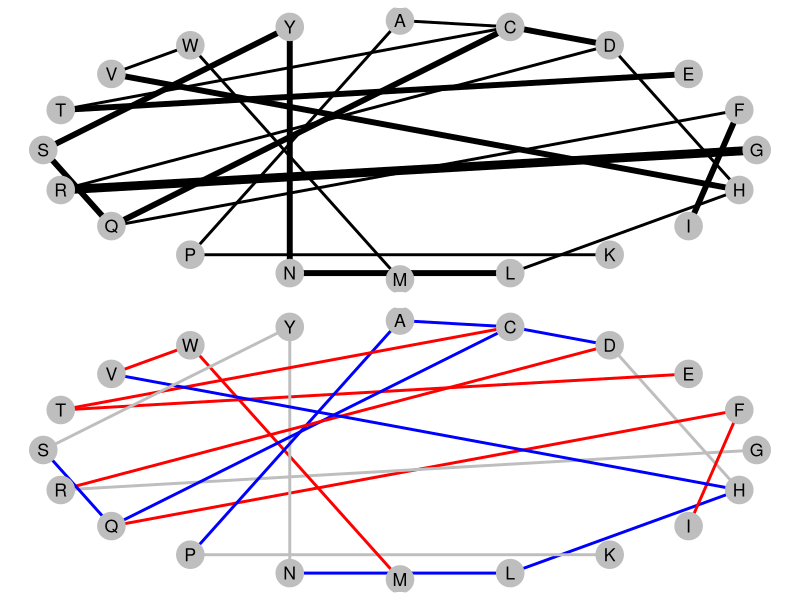

Reproduce this figure in R.
# Test

# Load relevant libraries.
library(ggplot2) 
library(reshape2)
library(gridExtra)
library(GGally)
library(network)
library(sna)

require(scales,quietly=TRUE)
require(RColorBrewer, quietly=TRUE)

# create data:
links=data.frame(
  source=c("A","C", "D", "E", "F","G", "H","I","K","L","M","N","P","Q","R","S","T","V","W","Y"),
  target=c("C","D", "H", "T", "Q","R", "L","F","P","N","W","Y","A","C","D","Q","C","H","V","S")
)

weights <- c(1,2,1,2,1,3,1,2,1,2,1,2,1,2,1,2,1,2,1,2)
colors <- c('blue','blue','grey','red','red','grey','blue','red','grey','blue','red','grey','blue','blue','red','blue','red','blue','red','grey')

# create the network object
net = network(links, directed = FALSE, matrix.type="edgelist")


p1 <-  ggnet2(net, mode = "circle", label = c("A","C", "D", "E", "F","G", "H","I","K","L","M","N","P","Q","R","S","T","V","W","Y")
              ,label.color='black',node.color='grey',edge.color='black',edge.size=weights)

p2 <- ggnet2(net, mode = "circle", label = c("A","C", "D", "E", "F","G", "H","I","K","L","M","N","P","Q","R","S","T","V","W","Y")
             ,label.color='black',node.color='grey',edge.color=colors,edge.size=1)


# Generate nice, formatted plots using ggplot. 
x11() # Open a new figure window. 

out <- grid.arrange(p1,p2,nrow=2,ncol=1) # Plot in the same figure

ggsave(file="Test.pdf",plot=out,width=6,height=12)
